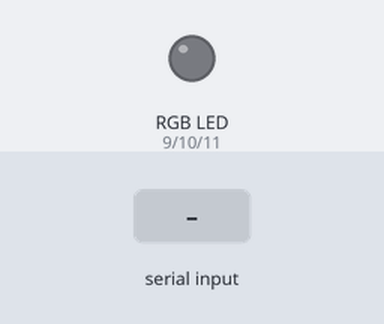
Recording of a sketch running on a simulated Arduino Uno, built with avr-gcc and run on an emulated ATmega328P. On the bench: an RGB LED mixed from three pins (HIGH = lit). The inputs (shaded band) are chosen by the test bench. Dim RGB values are drawn brighter than linear.

Above: at 1.2 s.
1.3 s: "90,45\n" received over Serial
At 3.5 s:
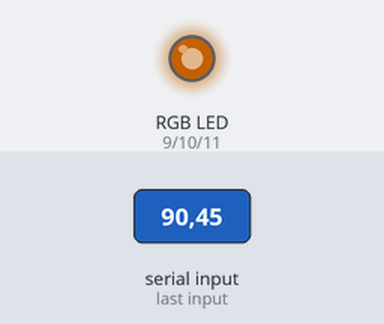
3.8 s: "30,150\n" received over Serial
At 5.4 s:
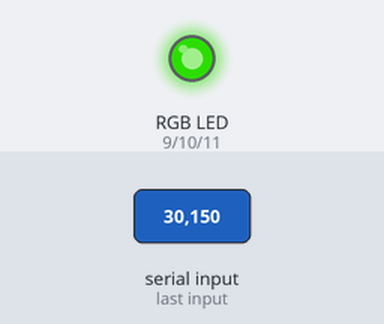
6.3 s: "5\n" received over Serial
At 9.1 s:
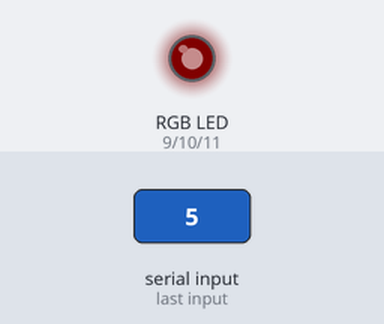
9.3 s: "90\n" received over Serial
At 12.1 s:
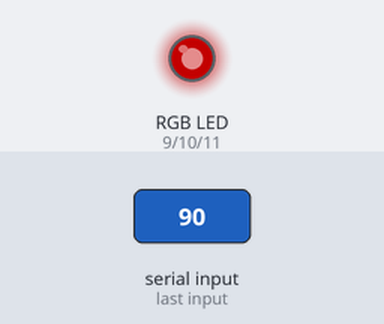
12.3 s: "200\n" received over Serial
At 14.9 s:
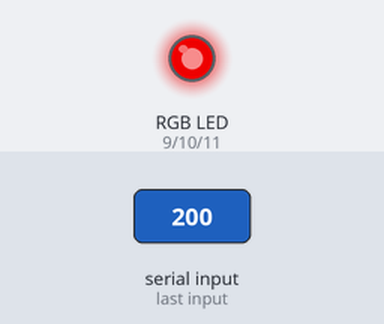
15.3 s: "1,90\n" received over Serial
At 17.7 s:
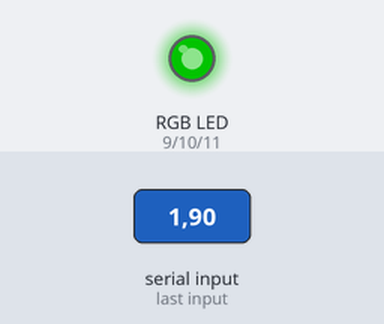
Timing chart, 0 to 18.8 s (numbered marks = the images above; inputs shaded):
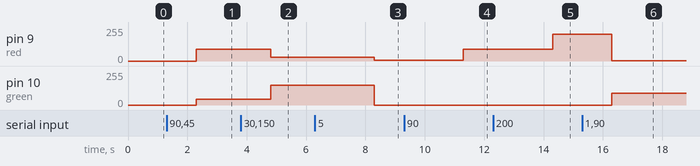

Measured:
- after the input at 1.3 s, pin 9 (red): 0/255 → 90/255 after 1.0 s; pin 10 (green): 0/255 → 45/255 after 1.0 s
- after the input at 3.8 s, pin 9 (red): 90/255 → 30/255 after 1.0 s; pin 10 (green): 45/255 → 150/255 after 1.0 s
- after the input at 6.3 s, pin 9 (red): 30/255 → 5/255 after 2.0 s; pin 10 (green): 150/255 → 0/255 after 2.0 s
- after the input at 9.3 s, pin 9 (red): 5/255 → 90/255 after 2.0 s
- after the input at 12.3 s, pin 9 (red): 90/255 → 200/255 after 2.0 s
- after the input at 15.3 s, pin 9 (red): 200/255 → 1/255 after 1.0 s; pin 10 (green): 0/255 → 90/255 after 1.0 s

The sketch:

code.ino
```cpp
int red = 9;
int green = 10;
int blue = 11;
int r;
int g;
int b;

void setup() {

  Serial.begin(9600);
  pinMode(red , OUTPUT);
  pinMode(green , OUTPUT);
  pinMode(blue , OUTPUT);

}

void loop() {

  while(Serial.available()) {

    r = Serial.parseInt();
    g = Serial.parseInt();
    b = Serial.parseInt();

  }

  analogWrite(red , r);
  analogWrite(green , g);
  analogWrite(blue , b);

}
```
